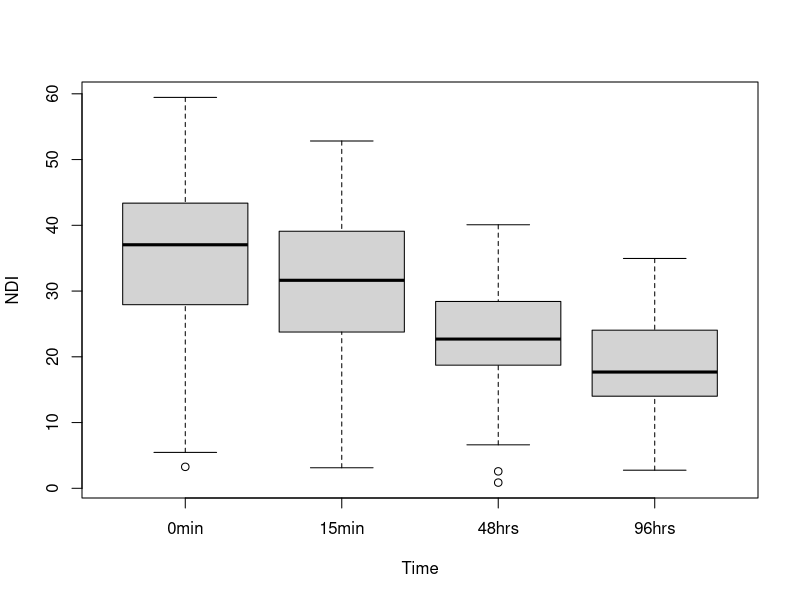
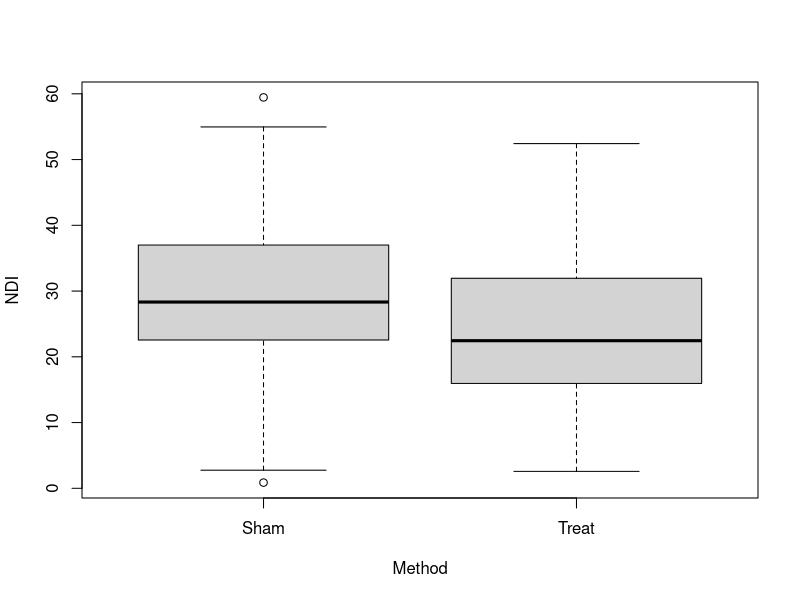
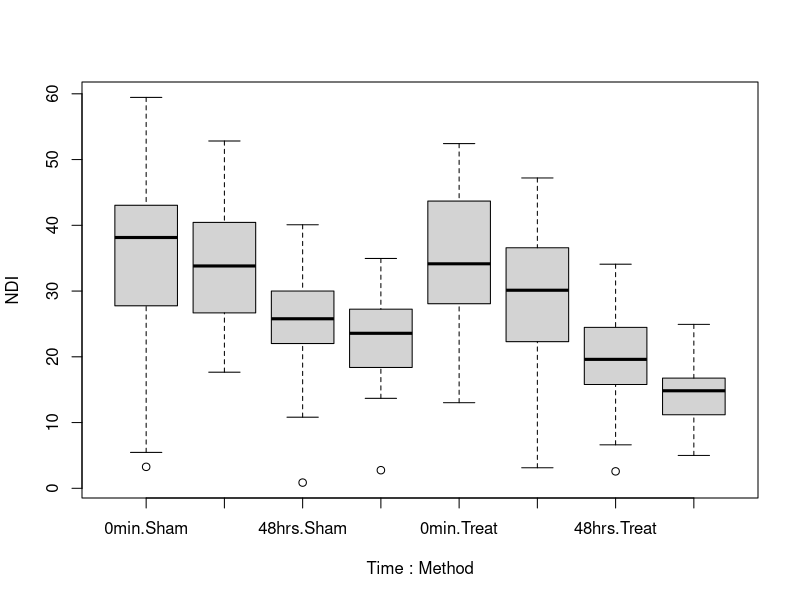
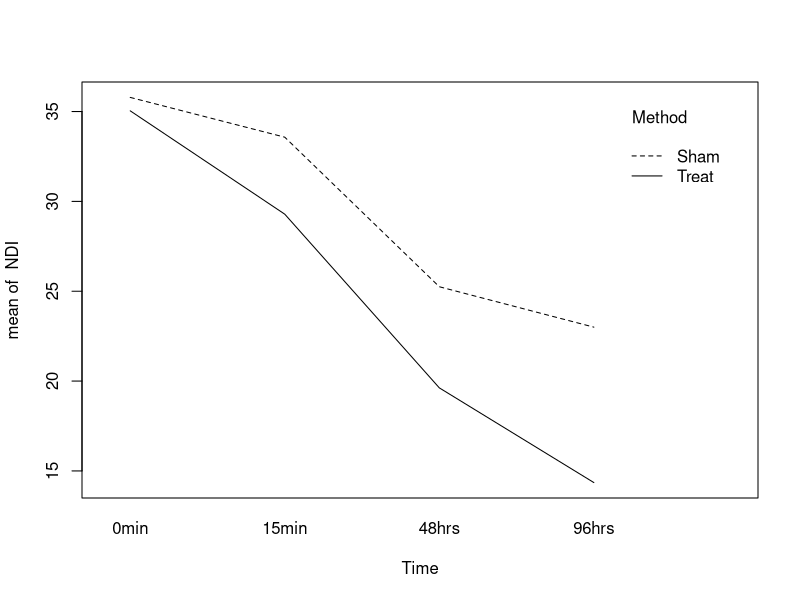

These figures' R source, in order:
# Simulation study for sample size between/within
# got Treat + Sham between subjects
# got Time within subjects

nPerGroup <- 30
nTime     <- 4
muTreat   <- c(37, 32, 20, 15)
muSham    <- c(37, 32, 25, 22)
stdevs    <- c(12, 10, 8, 6)
stdiff    <- 9
nSim      <- 1000

# set up the indep var data
Subject <- factor(1:(nPerGroup*2))
Time <- factor(1:nTime, labels = c("0min", "15min", "48hrs", "96hrs"))

theData <- expand.grid(Time, Subject)
names(theData) <- c("Time", "Subject")

tmp <- rep(c("Treat", "Sham"), each = nPerGroup * nTime)
theData$Method <- factor(tmp)

# to set up variance-covariance matrix
ones <- rep(1, nTime)
A <- stdevs^2 %o% ones
B <- (A + t(A) + (stdiff^2)*(diag(nTime) - ones %o% ones))/2


# can run it through once to check that it works
library(MASS)
tmp1 <- mvrnorm(nPerGroup, mu = muTreat, Sigma = B)
tmp2 <- mvrnorm(nPerGroup, mu = muSham, Sigma = B)
theData$NDI <- c(as.vector(t(tmp1)), as.vector(t(tmp2)))
aovComp <- aov(NDI ~ Time*Method + Error(Subject/Time), theData)
summary(aovComp)

# some descriptive statistics and graphs
print(model.tables(aovComp, "means"), digits = 3) 
boxplot(NDI ~ Time, data = theData)              
boxplot(NDI ~ Method, data = theData)            
boxplot(NDI ~ Time*Method, data = theData)       
with(theData, interaction.plot(Time, Method, NDI))


###############################################
# for power estimate run the below
# don't forget to set up theData and var-cov
library(MASS)

runTest <- function(){
  tmp1 <- mvrnorm(nPerGroup, mu = muTreat, Sigma = B)
  tmp2 <- mvrnorm(nPerGroup, mu = muSham, Sigma = B)
  theData$NDI <- c(as.vector(t(tmp1)), as.vector(t(tmp2)))
  aovComp <- aov(NDI ~ Time*Method + Error(Subject/Time), theData) 
  b <- summary(aovComp)$'Error: Subject:Time'[[1]][2,5]
  b < 0.05
}

# here is estimate of power for given nPerGroup
mean(replicate(nSim, runTest()))
